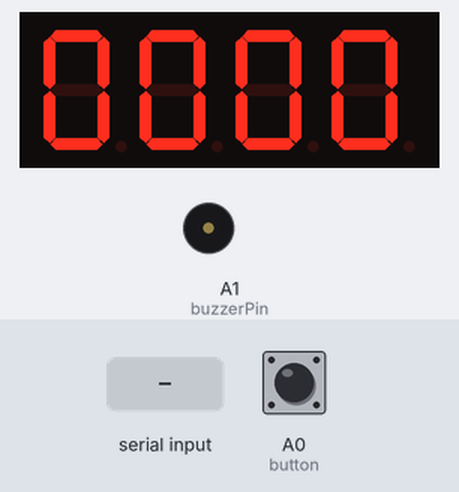
Recording of a sketch running on a simulated Arduino Uno, built with avr-gcc and run on an emulated ATmega328P. Shown: 4-digit seven-segment display, buzzer (waves = sounding). Wiring (inferred from the names in the program): 4-digit 7-segment display, segments lit when HIGH: segments pin 9, pin 13, pin 5, pin 3, pin 2, pin 10, pin 6, pin 4; digit selects pin 8, pin 11, pin 12, pin 7. The test bench sets the inputs (shaded band); at power-on: A0 (button) HIGH. The segment pins are drawn as the display they are named for.

Above: at 1.2 s.
1.3 s: "1" received over Serial
At 1.44 s:
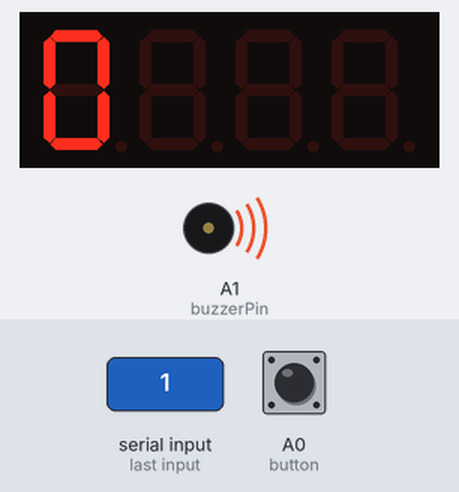
3.0 s: A0 (button) pulled LOW for 1 s
4.6 s: A0 (button) pulled LOW for 0.15 s
Timing chart, 0 to 7.6 s (numbered marks = the images above; inputs shaded):
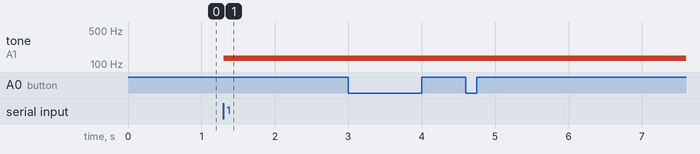

Measured:
- after the input at 1.3 s, tone on A1 (buzzerPin): silent → 131 Hz at once; the display: changes after 0.08 s (image 1)

The sketch:

pullup-sensor.ino
```cpp
int pos_pins[] = {8,11,12,7}; // 몇번째 세그먼트
int num_of_pos = 4;
int pins[] = {9,13,5,3,2,10,6,4}; // 세그먼트 a, b, c, d, e, f, g, dp
int num_of_pins = 8;
int button = A0;
int buzzerPin = A1;
int delaytime = 5;
int cnt = 0;

bool segment[10][8] = {
  {true, true, true, true, true, true, false, false}, //0
  {false, true, true, false, false, false, false, false}, //1
  {true, true, false, true, true, false, true, false}, //2
  {true, true, true, true, false, false, true, false}, //3
  {false, true, true, false, false, true, true, false}, //4
  {true, false, true, true, false, true, true, false}, //5
  {true, false, true, true, true, true, true, false}, //6
  {true, true, true, false, false, false, false, false}, //7
  {true, true, true, true, true, true, true, false}, //8
  {true, true, true, true, false, true, true, false} //9
};
int data;
void setup() {
  Serial.begin(9600);
  for(int i=0; i<num_of_pos; i++) {
     pinMode(pos_pins[i], OUTPUT);
  }
  for(int i=0; i<num_of_pins; i++) {
    pinMode(pins[i], OUTPUT);
  }
  pinMode(button, INPUT_PULLUP);
  pinMode(buzzerPin, OUTPUT);

}

void loop() {
  while(Serial.available()){
    data = Serial.read();
  }
  if(data == '1'){
    cnt = cnt+1;
    if(cnt == 10000) cnt = 0;
    tone(buzzerPin, 131);
    delay(150);
  }
  else{
    noTone(buzzerPin);
  }
  if(digitalRead(button) == LOW){
    cnt=0;
    delay(150);
  }
  digits_4_seven_segment(cnt);
}

void set_position(int pos){
  for(int i = 0; i < num_of_pos; i++) {
    if(i == pos-1){
      digitalWrite(pos_pins[i], LOW);
    } else {
      digitalWrite(pos_pins[i], HIGH);
    }
  }
}

void set_number(int number){
  for(int i=0;i<num_of_pins;++i){
    segment[number][i] ? digitalWrite(pins[i], HIGH) : digitalWrite(pins[i], LOW);
  }
}

void set_seven_segment(int pos, int number){
  set_position(pos);
  set_number(number);
}

void digits_4_seven_segment(int num){
  for(int i=4;i>0;--i){
    set_seven_segment(i,num%10);
    delay(delaytime);
    num = num/10;
  }
}
```
